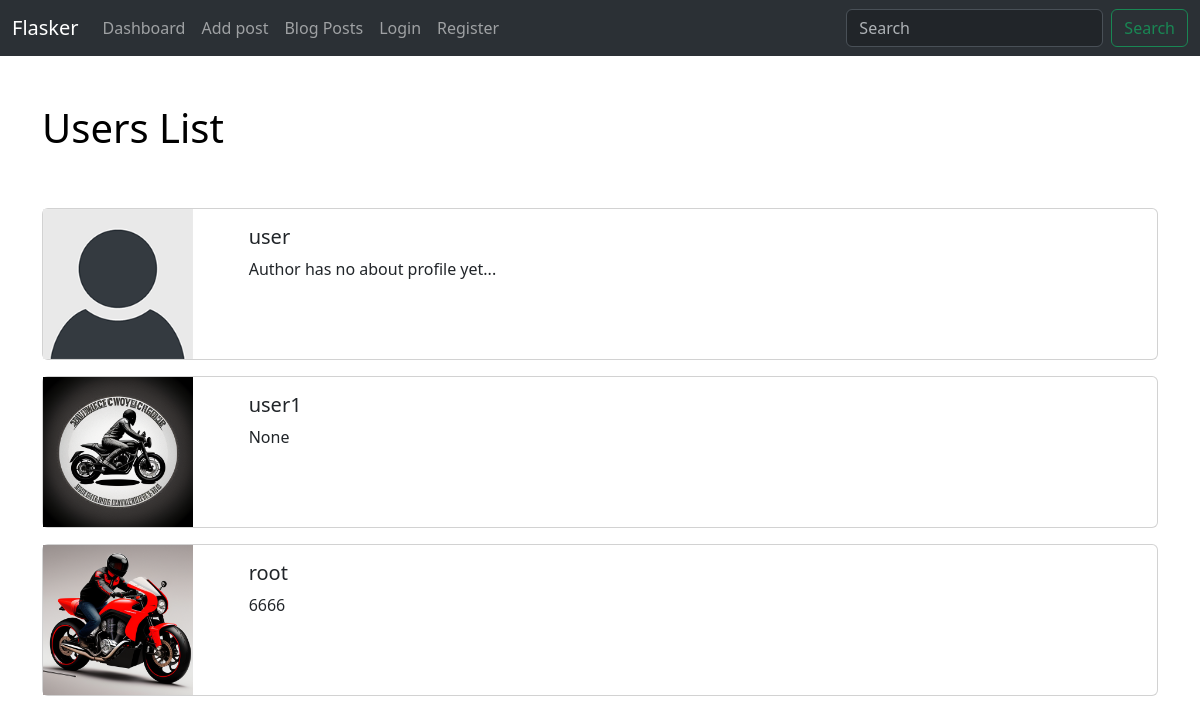
Page /users_list on the committed database.
### app.py (models this page shows)
class Users(db.Model, UserMixin):
    id = db.Column(db.Integer, primary_key=True)
    username = db.Column(db.String(128), nullable=False, unique=True)
    name = db.Column(db.String(200), nullable=False)
    password_hash = db.Column(db.String(128))
    email = db.Column(db.String(200), nullable=False, unique=True)
    favorite_color = db.Column(db.String(120), default='Red')
    about_author = db.Column(db.Text(500), nullable=True)
    created = db.Column(db.DateTime, default=datetime.utcnow)
    profile_pic = db.Column(db.String(), nullable=True)
    posts = db.relationship('Posts', backref='poster')

### app.py (the view)
@app.route('/users_list')
def users_list():
    users = Users.query.all()
    return render_template('users_list.html',
                           users=users,)

### webforms.py
class SearchForm(FlaskForm):
    searched = StringField("Searched", validators=[DataRequired()])
    submit = SubmitField("Search")

### app.py (called while the page is built)
@app.context_processor
def base():
    form = SearchForm()
    return dict(form=form)

### templates/users_list.html
{% extends 'base.html' %}
{% block content %}
    <br/>
    <h1>Users List</h1>
    <br/><br/>
    {% for user in users %}
        <div class="card mb-3">
            <div class="row no-gutters">
                <div class="col-md-2">
                    {% if user.profile_pic %}
                        <img src="{{ url_for('static', filename='images/' + user.profile_pic)}}" width="150" align="left" alt="...">
                    {% else %}
                        <img src="{{ url_for('static', filename='images/default_profile_pic.png')}}" width="150" align="left" alt="...">
                    {% endif %}
                </div>
                <div class="col-md-10">
                    <div class="card-body">
                        <h5 class="card-title">
                            {{ user.name }}
                        </h5>
                        <p class="card-text">
                            {% if user.about_author %}
                                {{ user.about_author }}
                            {% else %}
                                Author has no about profile yet...
                            {% endif %}
                        </p>
                    </div>
                </div>
            </div>
        </div>
    {% endfor %}
{% endblock %}

### static/css/style.css (style rules this page uses)
h1 { color: black; }

### rows in the picture
Users: name "user", shows "Author has no about profile yet..."
Users: profile_pic (picture), name "user1", about_author "None"
Users: profile_pic (picture), name "root", about_author "6666"
